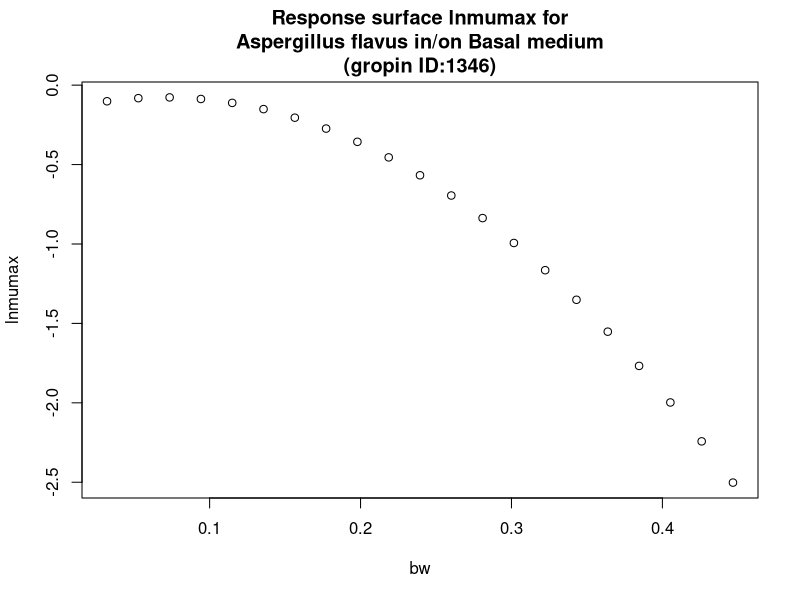

Recreate this plot in R.
#############################
# start of Parameter script
#############################
bw <- seq(0.032032,0.446753246753247,length.out=21)
#############################
# end of Parameter script
#############################
############################# 
# start of Model script Gropin ID 1346 
#############################
 
# constant coefficients for this model
 
variables <- data.frame(bw)
argumentsPar <- expand.grid(variables)
 
# heart of the model
response_surface <- function(bw) {
   mumax <-(-0.1605+2.389*bw-17.08*bw^2)

return(mumax=mumax)
} 

# output parameters
responseSurface <- cbind(argumentsPar,response_surface(argumentsPar['bw']))
colnames(responseSurface) <- c(colnames(argumentsPar),'lnmumax')
#############################
# End of Model script
#############################
############################# 
# start of Visualisation script Gropin ID 1346 
#############################
plot(bw,responseSurface$'lnmumax',xlab='bw',
                          ylab='lnmumax',main='Response surface lnmumax for
Aspergillus flavus in/on Basal medium
(gropin ID:1346)')
#############################
# End of Visualisation script
#############################
